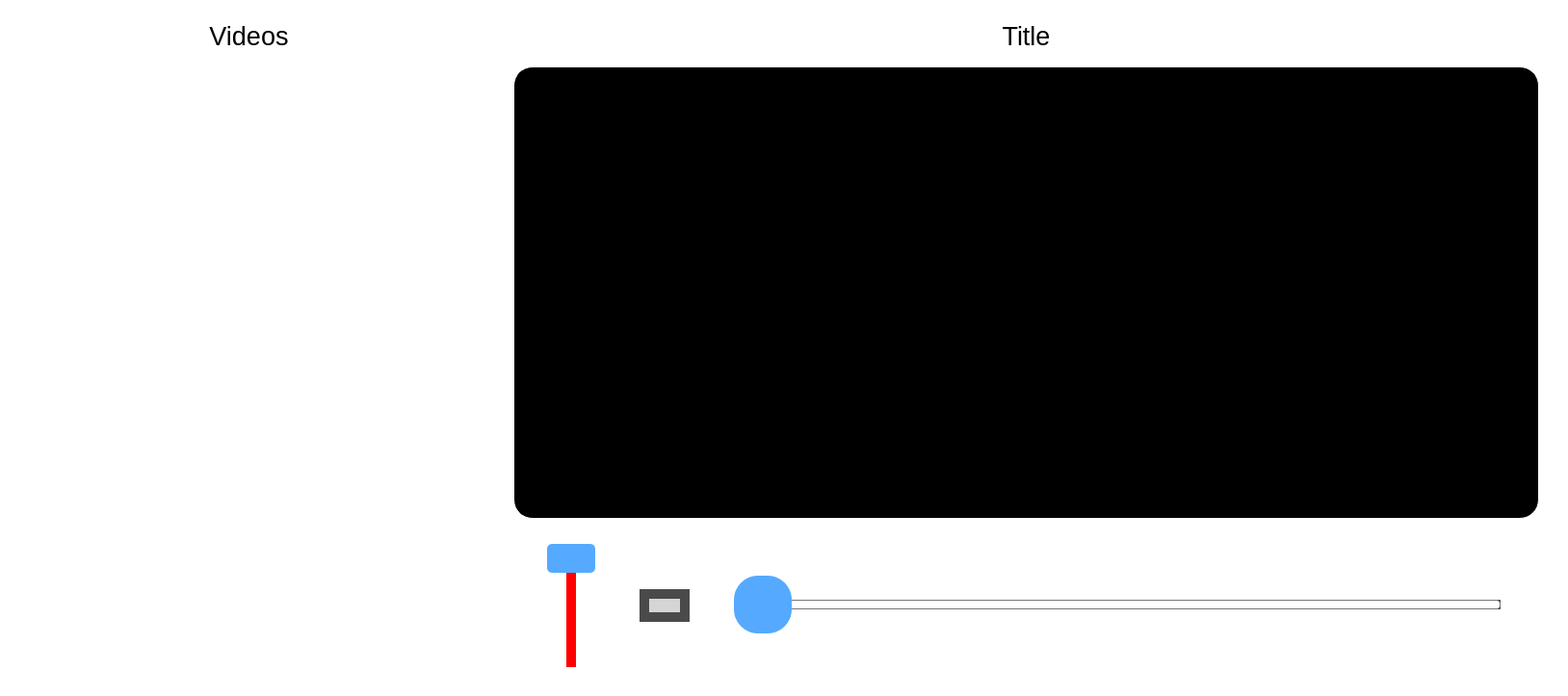
            <widget class="QWidget" name="scrollAreaWidgetContents_2">
             <property name="geometry">
              <rect>
               <x>0</x>
               <y>0</y>
               <width>1628</width>
               <height>723</height>
              </rect>
             </property>
             <property name="styleSheet">
              <string notr="true"> background: transparent</string>
             </property>
             <layout class="QVBoxLayout" name="verticalLayout_78" stretch="9,1">
              <property name="leftMargin">
               <number>30</number>
              </property>
              <property name="topMargin">
               <number>11</number>
              </property>
              <property name="rightMargin">
               <number>30</number>
              </property>
              <property name="bottomMargin">
               <number>30</number>
              </property>
              <item>
               <layout class="QHBoxLayout" name="horizontalLayout_34" stretch="3,0,7">
                <property name="topMargin">
                 <number>0</number>
                </property>
                <property name="rightMargin">
                 <number>0</number>
                </property>
                <item>
                 <layout class="QVBoxLayout" name="verticalLayout_45" stretch="1,9">
                  <item>
                   <widget class="QLabel" name="lblVideos">
                    <property name="font">
                     <font>
                      <family>Arial</family>
                      <pointsize>20</pointsize>
                     </font>
                    </property>
                    <property name="text">
                     <string>Videos</string>
                    </property>
                    <property name="alignment">
                     <set>Qt::AlignCenter</set>
                    </property>
                   </widget>
                  </item>
                  <item>
                   <widget class="QListWidget" name="listWidgetVideos">
                    <property name="font">
                     <font>
                      <family>Arial</family>
                      <pointsize>16</pointsize>
                     </font>
                    </property>
                    <property name="styleSheet">
                     <string notr="true">QListWidget {
background-color: rgb(255, 255, 255);
color:black;
padding: 20px 20px 20px 20px;
border-radius:20px;
border:3px soild;
border-color: rgb(255, 255, 255);

}
QListWidget::item {
	margin: 15px; 
	padding: 5px 10px 5px 10px;
}
QScrollBar:horizontal
    {
        height: 30px;
        margin: 3px 15px 3px 15px;
        border: 1px transparent #2A2929;
        border-radius: 4px;
        background-color: rgb(118, 118, 118);    /* #2A2929; */
    }

    QScrollBar::handle:horizontal
    {
        background-color: rgb(84, 84, 84);      /* #605F5F; */
        min-width: 30px;
        border-radius: 4px;
    }

    QScrollBar::add-line:horizontal
    {
        margin: 0px 3px 0px 3px;
        border-image: url(:/qss_icons/rc/right_arrow_disabled.png);
        width: 10px;
        height: 10px;
        subcontrol-position: right;
        subcontrol-origin: margin;
    }

    QScrollBar::sub-line:horizontal
    {
        margin: 0px 3px 0px 3px;
        border-image: url(:/qss_icons/rc/left_arrow_disabled.png);
        height: 10px;
        width: 10px;
        subcontrol-position: left;
        subcontrol-origin: margin;
    }

    QScrollBar::add-line:horizontal:hover,QScrollBar::add-line:horizontal:on
    {
        border-image: url(:/qss_icons/rc/right_arrow.png);
        height: 10px;
        width: 10px;
        subcontrol-position: right;
        subcontrol-origin: margin;
    }


    QScrollBar::sub-line:horizontal:hover, QScrollBar::sub-line:horizontal:on
    {
        border-image: url(:/qss_icons/rc/left_arrow.png);
        height: 10px;
        width: 10px;
        subcontrol-position: left;
        subcontrol-origin: margin;
    }

    QScrollBar:vertical
    {
        background-color:  rgb(118, 118, 118);
        width: 30px;
        margin: 15px 3px 15px 3px;
        border: 1px transparent #2A2929;
        border-radius: 4px;
    }

    QScrollBar::handle:vertical
    {
        background-color: rgb(84, 84, 84);         /* #605F5F; */
        min-height: 5px;
        border-radius: 4px;
    }

    QScrollBar::sub-line:vertical
    {
        margin: 3px 0px 3px 0px;
        border-image: url(:/qss_icons/rc/up_arrow_disabled.png);
        height: 10px;
        width: 10px;
        subcontrol-position: top;
        subcontrol-origin: margin;
    }

    QScrollBar::add-line:vertical
    {
        margin: 3px 0px 3px 0px;
        border-image: url(:/qss_icons/rc/down_arrow_disabled.png);
        height: 10px;
        width: 10px;
        subcontrol-position: bottom;
        subcontrol-origin: margin;
    }

    QScrollBar::sub-line:vertical:hover,QScrollBar::sub-line:vertical:on
    {
        border-image: url(:/qss_icons/rc/up_arrow.png);
        height: 10px;
        width: 10px;
        subcontrol-position: top;
        subcontrol-origin: margin;
    }

    QScrollBar::add-line:vertical:hover, QScrollBar::add-line:vertical:on
    {
        border-image: url(:/qss_icons/rc/down_arrow.png);
        height: 10px;
        width: 10px;
        subcontrol-position: bottom;
        subcontrol-origin: margin;
    }
</string>
                    </property>
                    <property name="verticalScrollMode">
                     <enum>QAbstractItemView::ScrollPerPixel</enum>
                    </property>
                    <property name="horizontalScrollMode">
                     <enum>QAbstractItemView::ScrollPerPixel</enum>
                    </property>
                    <property name="spacing">
                     <number>0</number>
                    </property>
                   </widget>
                  </item>
                 </layout>
                </item>
                <item>
                 <spacer name="horizontalSpacer_54">
                  <property name="orientation">
                   <enum>Qt::Horizontal</enum>
                  </property>
                  <property name="sizeHint" stdset="0">
                   <size>
                    <width>40</width>
                    <height>20</height>
                   </size>
                  </property>
                 </spacer>
                </item>
                <item>
                 <layout class="QVBoxLayout" name="verticalLayout_49" stretch="1,9">
                  <property name="rightMargin">
                   <number>0</number>
                  </property>
                  <item>
                   <widget class="QLabel" name="lblTitle">
                    <property name="font">
                     <font>
                      <family>Arial</family>
                      <pointsize>20</pointsize>
                     </font>
                    </property>
                    <property name="text">
                     <string>Title</string>
                    </property>
                    <property name="alignment">
                     <set>Qt::AlignCenter</set>
                    </property>
                   </widget>
                  </item>
                  <item>
                   <widget class="QFrame" name="frame_2">
                    <property name="styleSheet">
                     <string notr="true">background-color:rgb(0, 0, 0);
border-radius:20px;
border:1px solid white;</string>
                    </property>
                    <property name="frameShape">
                     <enum>QFrame::StyledPanel</enum>
                    </property>
                    <property name="frameShadow">
                     <enum>QFrame::Raised</enum>
                    </property>
                    <layout class="QVBoxLayout" name="verticalLayout_46">
                     <property name="topMargin">
                      <number>11</number>
                     </property>
                     <item>
                      <layout class="QVBoxLayout" name="videoLayout"/>
                     </item>
                    </layout>
                   </widget>
                  </item>
                 </layout>
                </item>
               </layout>
              </item>
              <item>
               <layout class="QHBoxLayout" name="horizontalLayout_39" stretch="3,0,7">
                <property name="topMargin">
                 <number>0</number>
                </property>
                <property name="rightMargin">
                 <number>0</number>
                </property>
                <item>
                 <spacer name="horizontalSpacer_49">
                  <property name="orientation">
                   <enum>Qt::Horizontal</enum>
                  </property>
                  <property name="sizeHint" stdset="0">
                   <size>
                    <width>40</width>
                    <height>20</height>
                   </size>
                  </property>
                 </spacer>
                </item>
                <item>
                 <spacer name="horizontalSpacer_55">
                  <property name="orientation">
                   <enum>Qt::Horizontal</enum>
                  </property>
                  <property name="sizeHint" stdset="0">
                   <size>
                    <width>40</width>
                    <height>20</height>
                   </size>
                  </property>
                 </spacer>
                </item>
                <item>
                 <layout class="QHBoxLayout" name="horizontalLayout_38" stretch="0,0,0,0,0,1,0">
                  <property name="leftMargin">
                   <number>0</number>
                  </property>
                  <property name="topMargin">
                   <number>20</number>
                  </property>
                  <item>
                   <spacer name="horizontalSpacer_52">
                    <property name="orientation">
                     <enum>Qt::Horizontal</enum>
                    </property>
                    <property name="sizeHint" stdset="0">
                     <size>
                      <width>40</width>
                      <height>20</height>
                     </size>
                    </property>
                   </spacer>
                  </item>
                  <item>
                   <widget class="QSlider" name="sliderVolume">
                    <property name="minimumSize">
                     <size>
                      <width>50</width>
                      <height>0</height>
                     </size>
                    </property>
                    <property name="styleSheet">
                     <string notr="true">QSlider::groove:vertical {
    background: red;
    position: absolute; /* absolutely position 4px from the left and right of the widget. setting margins on the widget should work too... */
    left: 4px; right: 4px;
	width: 10px;
}


QSlider::handle:vertical {
    height: 30px;
	width: 30px;
	border-radius:5px;
    background: rgb(85, 170, 255);
    margin: 0 -20px; 

}

QSlider::add-page:vertical {
	background: qlineargradient(x1: 0, y1: 0, x2: 0, y2: 1,
  stop: 0 #ABCD44, 
  stop: 0.5 #ABCD44,
  stop: 0.51 #A1C72E,
  stop: 0.54 #A1C72E,
  stop: 1.0 #9CC322);
}

QSlider::sub-page:vertical {
    background: #fff;
}
QSlider::handle:vertical:pressed {
    background-color: rgb(65, 255, 195);
}</string>
                    </property>
                    <property name="maximum">
                     <number>50</number>
                    </property>
                    <property name="value">
                     <number>50</number>
                    </property>
                    <property name="orientation">
                     <enum>Qt::Vertical</enum>
                    </property>
                   </widget>
                  </item>
                  <item>
                   <spacer name="horizontalSpacer_53">
                    <property name="orientation">
                     <enum>Qt::Horizontal</enum>
                    </property>
                    <property name="sizeHint" stdset="0">
                     <size>
                      <width>40</width>
                      <height>20</height>
                     </size>
                    </property>
                   </spacer>
                  </item>
                  <item>
                   <widget class="QPushButton" name="btnPlay">
                    <property name="styleSheet">
                     <string notr="true">QPushButton{
outline : 0;
background-color: rgb(213, 213, 213);
border-radius: 60px;
border:10px solid rgb(74, 74, 74);

}

QPushButton:pressed{
background-color: rgb(0, 170, 255);

}
</string>
                    </property>
                    <property name="text">
                     <string/>
                    </property>
                    <property name="icon">
                     <iconset>
                      <normaloff>images/play.png</normaloff>images/play.png</iconset>
                    </property>
                    <property name="iconSize">
                     <size>
                      <width>100</width>
                      <height>100</height>
                     </size>
                    </property>
                   </widget>
                  </item>
                  <item>
                   <spacer name="horizontalSpacer_50">
                    <property name="orientation">
                     <enum>Qt::Horizontal</enum>
                    </property>
                    <property name="sizeHint" stdset="0">
                     <size>
                      <width>40</width>
                      <height>20</height>
                     </size>
                    </property>
                   </spacer>
                  </item>
                  <item>
                   <layout class="QVBoxLayout" name="verticalLayout_48" stretch="0,0,0">
                    <property name="leftMargin">
                     <number>0</number>
                    </property>
                    <item>
                     <widget class="QLabel" name="label_33">
                      <property name="font">
                       <font>
                        <family>Arial</family>
                        <pointsize>14</pointsize>
                       </font>
                      </property>
                      <property name="text">
                       <string/>
                      </property>
                     </widget>
                    </item>
                    <item>
                     <widget class="QSlider" name="positionSlider">
                      <property name="minimumSize">
                       <size>
                        <width>0</width>
                        <height>70</height>
                       </size>
                      </property>
                      <property name="styleSheet">
                       <string notr="true">QSlider {
min-height:70px;
}
QSlider::groove:horizontal {
    border-radius: 1px;
    height: 10px;
    margin: 0px;
    background-color: rgb(52, 59, 72);
}

QSlider::handle:horizontal {
    background-color: rgb(85, 170, 255);
    border: none;
    height: 70px;
    width: 60px;
    border-radius:25px;
    margin: -25px 0;
    padding: -25px 0px;
}
QSlider::handle:horizontal:pressed {
    background-color: rgb(65, 255, 195);
}

QSlider::sub-page:horizontal {
background: qlineargradient(x1: 0, y1: 0, x2: 0, y2: 1,
  stop: 0 #ABCD44, 
  stop: 0.5 #ABCD44,
  stop: 0.51 #A1C72E,
  stop: 0.54 #A1C72E,
  stop: 1.0 #9CC322);
border: 1px solid #777;
height: 10px;
border-radius: 4px;
}

QSlider::add-page:horizontal {
background: #fff;
border: 1px solid #777;
height: 10px;
border-radius: 4px;
}
</string>
                      </property>
                      <property name="orientation">
                       <enum>Qt::Horizontal</enum>
                      </property>
                     </widget>
                    </item>
                    <item>
                     <widget class="QLabel" name="lblLength">
                      <property name="font">
                       <font>
                        <family>Arial</family>
                        <pointsize>16</pointsize>
                       </font>
                      </property>
                      <property name="text">
                       <string/>
                      </property>
                      <property name="alignment">
                       <set>Qt::AlignCenter</set>
                      </property>
                     </widget>
                    </item>
                   </layout>
                  </item>
                  <item>
                   <spacer name="horizontalSpacer_51">
                    <property name="orientation">
                     <enum>Qt::Horizontal</enum>
                    </property>
                    <property name="sizeHint" stdset="0">
                     <size>
                      <width>40</width>
                      <height>20</height>
                     </size>
                    </property>
                   </spacer>
                  </item>
                 </layout>
                </item>
               </layout>
              </item>
             </layout>
            </widget>
